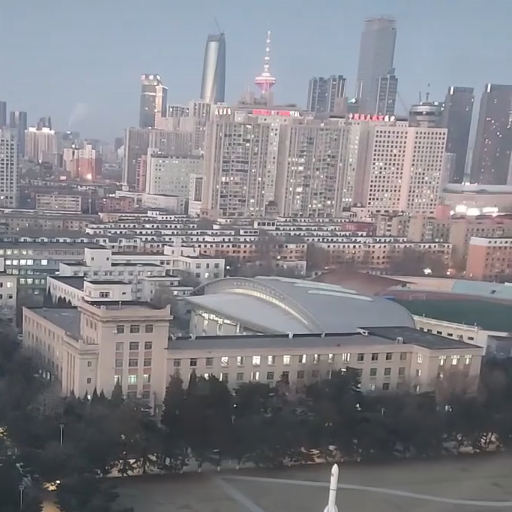
#> input picture task1/img.png, 512 x 512 px
$ python task4.py
#> lines starting #> are read from the running program, lines starting #| are printed output that depends on the picture
import math
import time
import argparse
import numpy as np
import cv2

def task3(a_np, b_np):
    print("点积运算结果为：", numpy_dot_product(a_np, b_np))
    return 0

def rotate(img, angle):
    # 获取图像的高和宽
    h, w = img.shape[:2]
    # 计算图像中心点
    center = (w // 2, h // 2)
    # 获得旋转矩阵
    M = cv2.getRotationMatrix2D(center, angle, 1.0)
    # 仿射变换
    rotated = cv2.warpAffine(img, M, (w, h))
    return rotated

def mirror(img, mode):
    # mode: 0:左右镜像 1:上下镜像
    if mode == 0:
        return cv2.flip(img, 1)
    elif mode == 1:
        return cv2.flip(img, 0)
    else:
        return img

def brighten(img, alpha, beta):
    # alpha: 亮度增益
    # beta: 亮度偏移
    return cv2.convertScaleAbs(img, alpha=alpha, beta=beta)

def add_noise(img, mode):
    # mode: 0:高斯噪声 1:椒盐噪声
    if mode == 0:
        return cv2.GaussianBlur(img, (5, 5), 0)
    elif mode == 1:
        return cv2.medianBlur(img, 5)
    else:
        return img

def task4():
    img = cv2.imread("img.png")
#> img is the input picture: shape (512, 512, 3); mean B, G, R 136.8, 131.1, 131.2
    img_rotate = rotate(img, 45)
#> in rotate, `rotated = cv2.warpAffine(img, M, (w, h))`:
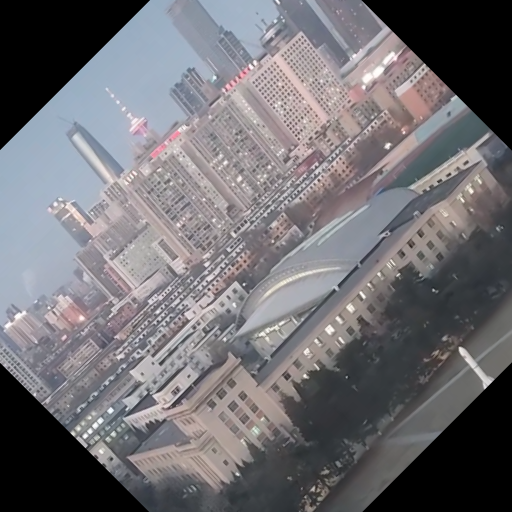
#> rotated: shape (512, 512, 3); mean B, G, R 114.2, 110, 111.7
    cv2.imwrite("img_rotate.png", img_rotate)
    img_mirror_0 = mirror(img, 0)
#> in mirror, `return cv2.flip(img, 1)`:
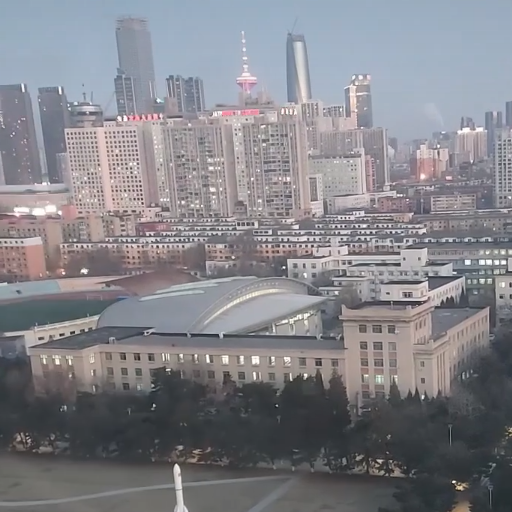
#> returned value: shape (512, 512, 3); mean of channels 0, 1, 2 136.8, 131.1, 131.2; drawn as B, G, R
    cv2.imwrite("img_lr.png", img_mirror_0)
    img_mirror_1 = mirror(img, 1)
#> call 2 of mirror, with mode = 1
#> in mirror (call 2), `return cv2.flip(img, 0)`:
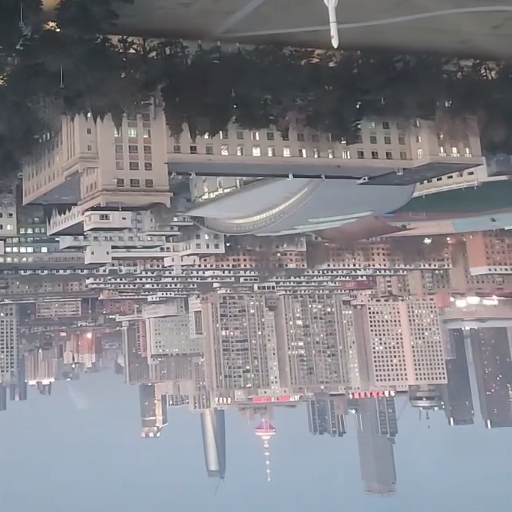
#> returned value: shape (512, 512, 3); mean of channels 0, 1, 2 136.8, 131.1, 131.2; drawn as B, G, R
    cv2.imwrite("img_ud.png", img_mirror_1)
    img_brighten = brighten(img, 1.5, 0)
#> in brighten, `return cv2.convertScaleAbs(img, alpha=alpha, beta=beta)`:
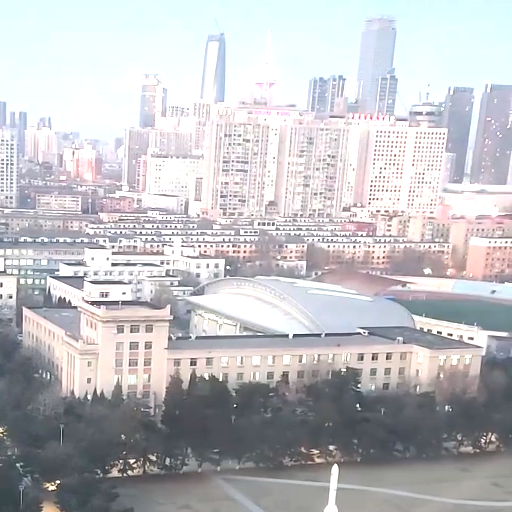
#> returned value: shape (512, 512, 3); mean of channels 0, 1, 2 195, 191.6, 191.8; drawn as B, G, R
    cv2.imwrite("img_lighte.png", img_brighten)
    img_noise = add_noise(img, 0)
    cv2.imwrite("img_noise.png", img_noise)
    return 0

if __name__ == "__main__":
    task4()
